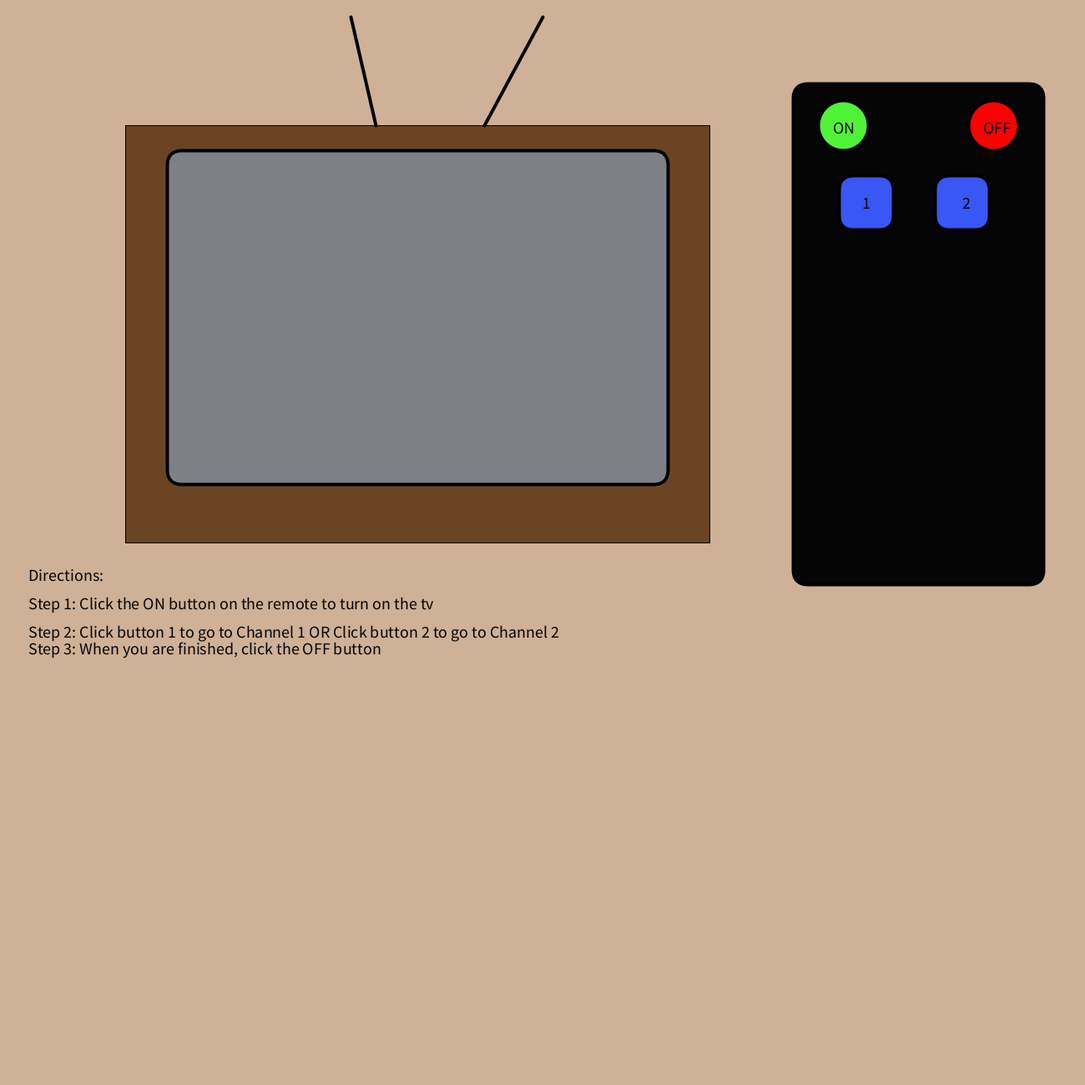
Frame 1 (no input)
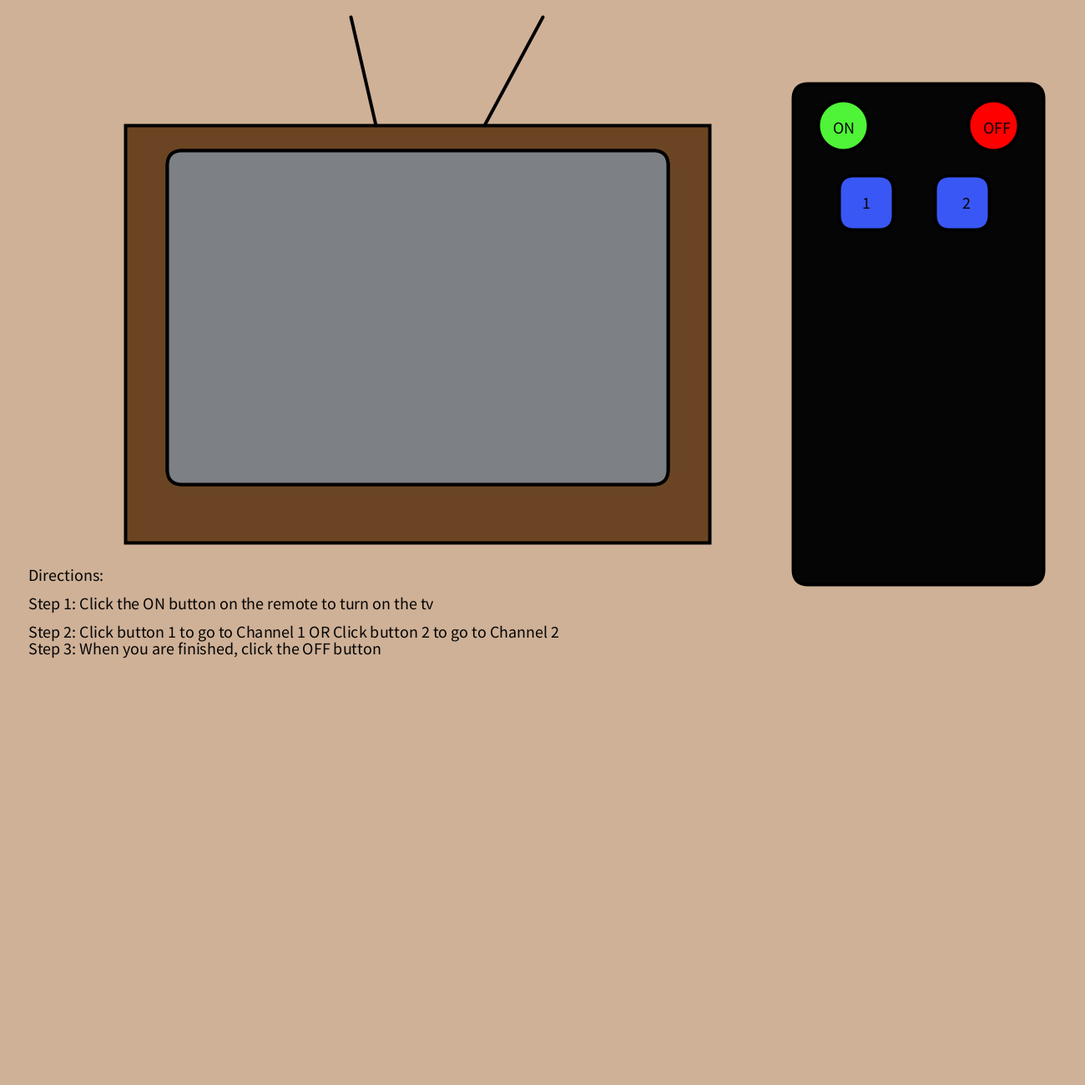
Frame 60 (the mouse pressed at the canvas centre just before this capture)
Frame 120 (the mouse held since frame 60 and released just before this capture): identical to frame 60, image omitted

The Processing sketch that drew these frames (run headless with seeded random() and noise(); from frame 60 on, the mouse is pressed at the canvas centre):

// Processing sketch: samantha_fullerton_animation_semster1_project2
// ── samantha_fullerton_animation_semster1_project2.pde
int x;
int y;
float rectx;
float recty;
String remoteChoice = "NotChosen";
int r;
int g;
int b;
float size;

void setup() {
size(1300, 1300);
textSize(20);
}

void draw() {
 background (207, 177, 151);
 fill (107, 69, 35);
 rect(150, 150, 700, 500);//brown base of the tv
 fill(125, 128, 133);
 rect(200, 180, 600, 400, 18); // screen of the tv
 strokeWeight(4);
 line(420, 20, 450, 150); // left tv antenna
 line(650, 20, 580, 150); // right tv antenna
 fill(5,5,5);
 rect(950, 100, 300, 600, 18); // tv remote base
 fill(79, 244, 56);
 circle(1010, 150, 60); // tv remote "on" button
 fill(5,5,5);
 text("ON", width / 3 + 565, 160);
 fill(255, 0, 0);
 circle(1190, 150, 60); // tv remote "off" button
 fill(5, 5, 5);
 text("OFF", width / 3 + 745, 160);
 fill(56, 87, 244);
 rect(1005, 210, 65, 65, 18); // channel one
 fill(5,5,5);
 text("1", width / 3 + 600, 250);
 fill(56, 87, 244);
 rect(1120,210, 65, 65, 18); // channel two
 fill(5,5,5);
 text("2", width / 3 + 720, 250);
 text("Directions:", width / 3 - 399, 696);
 text("Step 1: Click the ON button on the remote to turn on the tv", width / 3 - 399, 730);
 text("Step 2: Click button 1 to go to Channel 1 OR Click button 2 to go to Channel 2", width / 3 - 399, 764);
 text("Step 3: When you are finished, click the OFF button", width / 3 - 399, 784);
 if (remoteChoice == "ON") {
   fill(199, 197, 197);
   circle (x,y, 10);
   x = (int) random(210,791);
   y = (int) random(186,577);
   fill(15, 15, 15);
   circle(x,y, 10);
   x = (int) random(210,791);
   y = (int) random(186, 577);
   fill(209, 207, 207);
   circle(x,y,10);
   x = (int) random(210, 791);
   y = (int) random(186, 577);
 } 
 if (remoteChoice == "1") {
   fill(180, 240,219);
   rect(200, 180, 600, 400, 18);
   fill(227, 202, 59);
   triangle(420,294, 478, 250, 405, 208);
   triangle(554, 252, 613, 290, 608, 203);
   fill(245, 232, 59);
   circle(515, 365, 250);
   fill(5,5,5);
   circle(471, 327, 30);
   circle(541, 327, 30);
   circle(506, 390, 17);
   line(425, 362, 487, 376);
   line(427, 387, 487, 388);
   line(435, 408, 487, 400);
   line(521, 377, 577 ,366);
   line(523, 389, 580, 383);
   line(523,400, 575, 405);
 }
 if (remoteChoice == "OFF") {
   fill(5,5,5);
   rect(200, 180, 600, 400, 18);
 }
 if (remoteChoice == "NotChosen") {
   fill(125, 128, 133);
 rect(200, 180, 600, 400, 18);
 }
 if (remoteChoice == "2") {
   fill(250, 200, 242);
   rect(200, 180, 600, 400, 18);
   r = (int) random(256);
   g = (int) random(256);
   b = (int) random(256);
   rectx = (float) random(210, 745);
   recty = (float) random(186, 500);
   size = random(50, 80);
   fill(r,g,b);
   rect(rectx, recty, size, size);
   fill(255,0,0);
   text("ERROR! TURN THE TV OFF!!", width / 3 - 42 , 370);
 }
}

void mousePressed() {
  if (mouseX > width / 3 + 549 &&
    mouseX < width / 3 + 604 &&
    mouseY > 124 &&
    mouseY < 174) {
    remoteChoice = "ON"; 
  } else if (
    mouseX > 1190 - 30 &&
    mouseX < 1190 + 30 &&
    mouseY > 123 &&
    mouseY < 180) {
    remoteChoice = "OFF";
  } else if (
      mouseX > width / 3 + 575 &&
      mouseX < width / 3 + 635 &&
      mouseY > 216 &&
      mouseY < 275) {
      remoteChoice = "1";
  } else if (
       mouseX > 1120 - 65 &&
       mouseX < 1120 + 65 &&
       mouseY > 216 &&
       mouseY < 276) {
         remoteChoice = "2";
  } else {
    remoteChoice = "NotChosen";
  }

println(remoteChoice);   
println(mouseX, mouseY);
}
